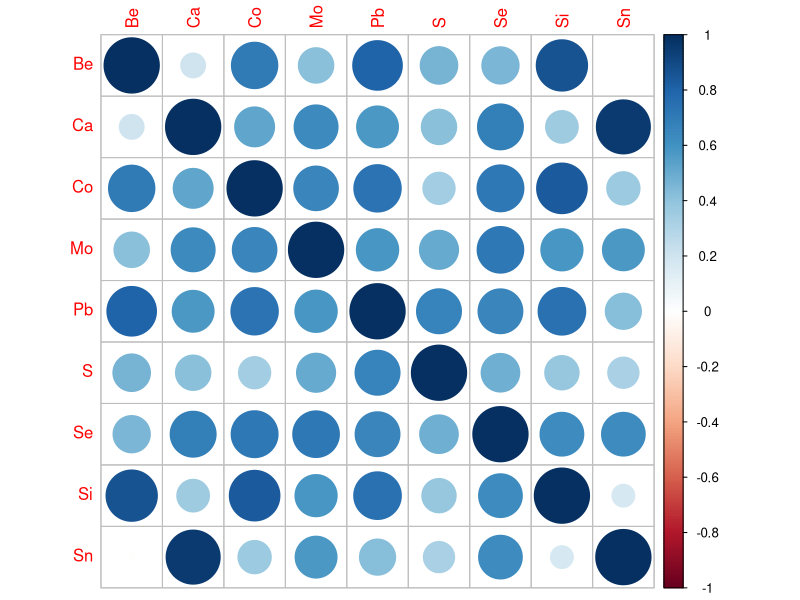
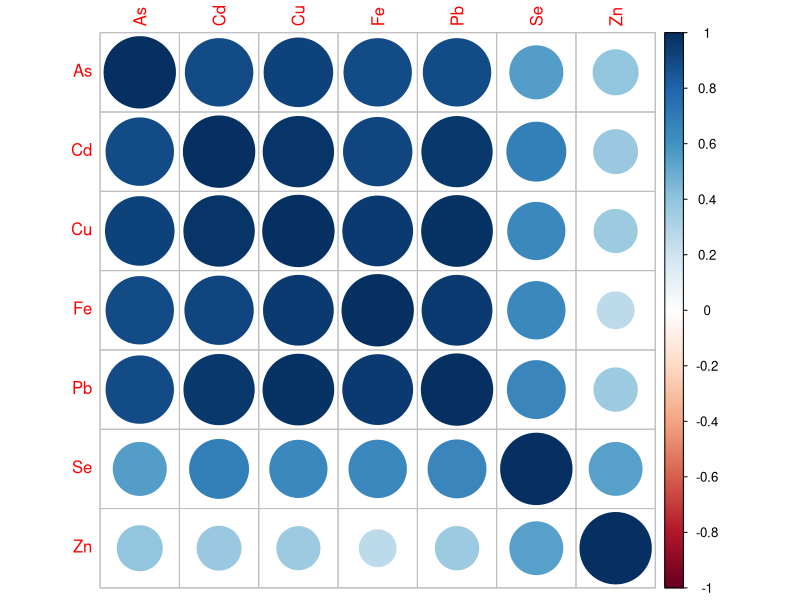
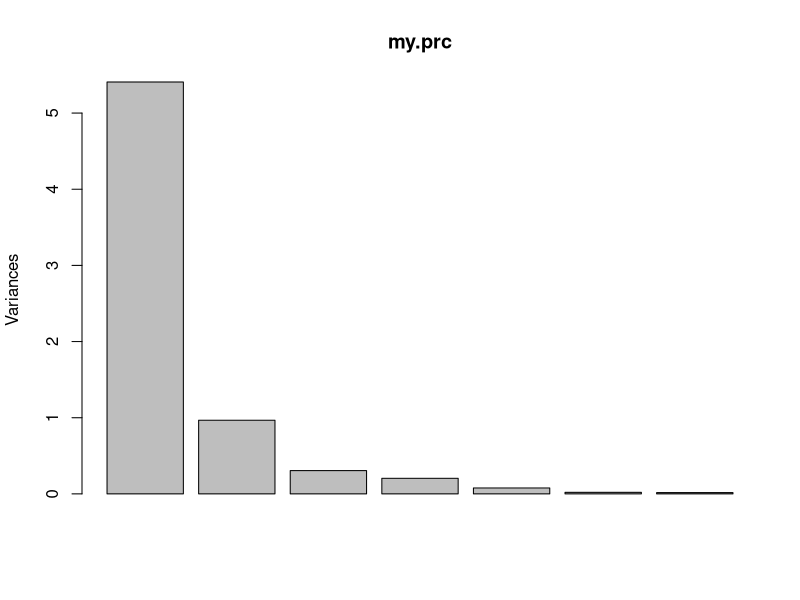
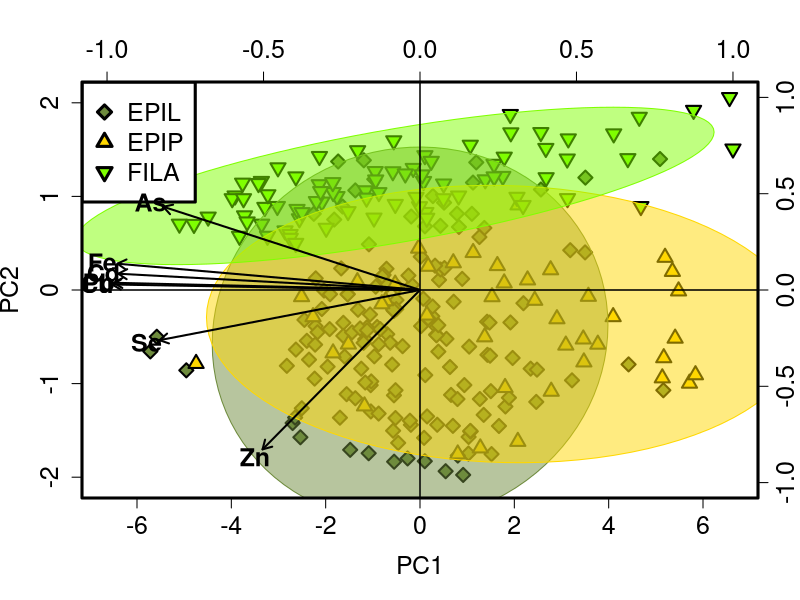

These figures' R source, in order:
library("readr")
library("corrplot")
library("vegan")

alldata <- data.frame(read_csv("2_incremental/20220420_STANDING_CROP.csv"))

alldata$SAMPLING_DATE<-as.Date(alldata$SAMPLING_DATE, format = "%m/%d/%Y")

names(alldata)

COMPARTMENTS <- alldata[which(alldata$SAMPLE_DESCRIPTOR == "EPIL"| alldata$SAMPLE_DESCRIPTOR == "EPIP" | alldata$SAMPLE_DESCRIPTOR == "FILA"),]
COMPARTMENTS <- COMPARTMENTS[-217,]

nrow(COMPARTMENTS)
names(COMPARTMENTS)

####Least VIF####

LABELS<-as.data.frame(na.omit(COMPARTMENTS[,c(c(3,4,6),c(17,18,20,31,35,36,40,41,44)+39)]))
LABELS<-LABELS[order(LABELS$SAMPLE_DESCRIPTOR, decreasing = F), ]
PCA.DF<-as.data.frame(LABELS[,c(4:ncol(LABELS))])
names(LABELS)
names(PCA.DF)<- c("Be","Ca","Co","Mo","Pb","S","Se","Si","Sn")

cor(PCA.DF)
corrplot(cor(PCA.DF), method = "circle", lwd=2) 


####Big 5+Fe+Se####

LABELS<-as.data.frame(na.omit(COMPARTMENTS[,c(c(3,4,6),c(13,19,22,25,35,40,49)+39)]))
LABELS<-LABELS[order(LABELS$SAMPLE_DESCRIPTOR, decreasing = F), ]
PCA.DF<-as.data.frame(LABELS[,c(4:ncol(LABELS))])
names(PCA.DF)<- c("As","Cd","Cu","Fe","Pb","Se","Zn")

cor(PCA.DF)
corrplot(cor(PCA.DF), method = "circle", lwd=2) 


###PCA###

PCA.DF<-log(PCA.DF)
my.data <- PCA.DF
my.data <- as.matrix(scale(my.data, center = TRUE, scale = TRUE))
nrow(my.data)
my.prc <- prcomp(my.data)

plot(my.prc)

sd <- my.prc$sdev
correlations <- t(t(my.prc$rotation)*sd)

summary(my.prc)

#####PLOT####

colors <- c(colors()[89], "gold", "chartreuse")
colors <- colors[as.numeric(factor(na.omit(LABELS$SAMPLE_DESCRIPTOR)))]

#dev.new()

plot	(my.prc$x,
      pch=c(23,24,25)[as.numeric(factor(LABELS$SAMPLE_DESCRIPTOR))],
      xlim=c(-max(abs(range(my.prc$x[,1]))),max(abs(range(my.prc$x[,1])))),	
      ylim=c(-max(abs(range(my.prc$x[,2]))),max(abs(range(my.prc$x[,2])))), 
      #      asp = 1,
      cex.lab=1.5, cex.axis=1.5, cex.main=1.4, cex.sub=1.4, 
      col="black",
      bg=colors,
      cex=1.5,
      lwd=2
)
#	col="black")

tab <- matrix(c(my.prc$x[,1], my.prc$x[,2]), ncol=2)

panel.first= {
  ordiellipse(tab,LABELS$SAMPLE_DESCRIPTOR,conf=0.95, draw ="polygon", col=c(adjustcolor(colors()[89], alpha.f=0.25),adjustcolor("gold", alpha.f=0.25),adjustcolor("chartreuse", alpha.f=0.25)), border=c(colors()[89],"gold","chartreuse"))
}


legend(x = "topleft", legend = levels(factor(LABELS$SAMPLE_DESCRIPTOR)), 
       pch=c(23,24,25), 
       cex = 1.5, 
       box.lwd=3,
       col = "black", 
       pt.bg=c(colors()[89], "gold", "chartreuse"), pt.lwd=3)

par(new=TRUE)

plot	(correlations[1,],
      correlations[2,],
      col="NA",
      xlim=c(-1,1),
      ylim=c(-1,1),
      xaxt="n",
      yaxt="n",
      xlab="",
      ylab="")

arrows(0, 0, 
       x1 = correlations[,1], 
       y1 = correlations[,2], 
       length = 0.1, angle = 30, lwd =2.0,
       code = 2, col = par("fg"), 
       lty = par("lty"))

text(	x=correlations[,1]*1.05,
      y=correlations[,2]*1.05,
      labels = names(PCA.DF), 
      cex=1.5,
      font=2)

rownames(my.prc$rotation)

box(lwd=3)

#legend('topright', legend = levels(wa$Stream), col = 1:4, cex = 1, pch = 19)

coordnames<-data.frame(correlations[,1]*1.1,correlations[,2]*1.1)

coordnames

axis(3, cex.axis=1.5)
mtext("y2",side=4,line=2, col="Blue")
axis(4, cex.axis=1.5)
mtext("y2",side=4,line=2, col="Blue")

abline(h=c(0,0))
abline(v=c(0,0))

